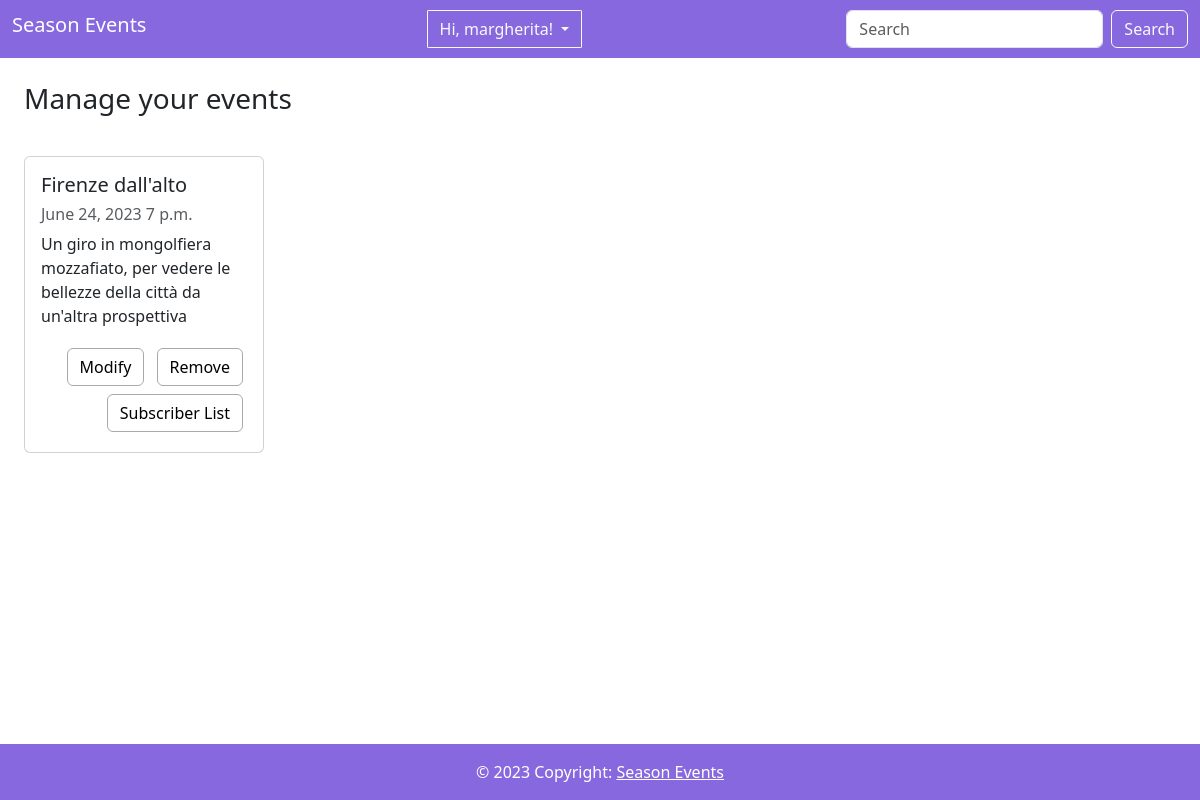
Screenshot of /myEvents/ (signed in) with the database file from the repository.
### event/models.py (models this page shows, shortened)
class Event(models.Model):
    title = models.CharField(max_length=100, primary_key=True)
    description = models.TextField()
    date = models.DateField()
    time = models.TimeField(default=datetime.time)
    location = models.CharField(max_length=100)
    program = models.TextField(default='Not Available')
    ticket_price = models.DecimalField(max_digits=8, decimal_places=2, default=0)
    image = models.ImageField(upload_to=event_image_upload_path, null=True, blank=True)
    category = models.ManyToManyField('EventCategory')
    creator = models.ForeignKey(User, on_delete=models.CASCADE, related_name='events_created')
    max_seats = models.PositiveIntegerField()
    available_seats = models.PositiveIntegerField()

### event/views.py (the view)
# urls.py: path('myEvents/', views.my_events, name='my_events'),
def my_events(request):
    events = Event.objects.filter(creator=request.user)
    context = {
        'events': events
    }
    return render(request, 'my_events.html', context)

### templates/my_events.html (shortened to what this page needs)
{% extends "base.html" %}
{% block content %}
    <h3 class="mx-4 my-4" > Manage your events</h3>
    <div class="d-flex justify-content-start mx-4 ">
        {% if events %}
            <div class="row ml-3">
                {% for event in events %}
                <div class="col-xs-12 col-sm-6 col-lg-6 my-3">
                    <div class="card" style="width: 15rem;">
                        <div class="card-body">
                            <h5 class="card-title">
                                {{ event.title }}
                            </h5>
                            <h6 class="sub-title mb-2 text-body-secondary">{{ event.date }} {{ event.time }}</h6>
                            <p class="card-descr">
                                {{ event.description }}
                            </p>
                            <div class="text-end">
                                <a href="{% url 'event:modify_event' title=event.title %}" class="btn btn-style m-1">
                                    Modify</a>
                                <a href="{% url 'event:remove_event' title=event.title %}" class="btn btn-style m-1">
                                    Remove</a>
                                <a href="{% url 'event:participant_list' title=event.title %}" class="btn btn-style m-1">
                                    Subscriber List</a>
                            </div>
                        </div>
                    </div>
                </div>
                {% endfor %}
                {% else %}
                    <p>No events found.</p>
            </div>
        {% endif %}
    </div>
{% endblock %}

### templates/base.html (shortened to what this page needs)
<!DOCTYPE html>
<html lang="en">
<head>
    <link href="https://cdn.jsdelivr.net/npm/bootstrap@5.3.0/dist/css/bootstrap.min.css" rel="stylesheet"
>
</head>
<body>
    <nav class="navbar navbar-expand-lg" style="background-color: #8868de;">
        <div class="container-fluid">
            <a class="navbar-brand h1" style="color: white" href="http://127.0.0.1:8000">Season Events</a>
            {% if not user.is_authenticated %}
                <!--<ul class="navbar-nav me-auto mb-2 mb-lg-0">
                    <li class="nav-item">
                        <a class="nav-link" href="{% url 'event:login' %}" style="color:white;">Log in</a>
                    </li>
                    <li class="nav-item">
                        <a class="nav-link" href="{% url 'event:signup' %}" style="color:white;">Sign Up</a>
                    </li>
                </ul>-->
                <div class="dropdown text-end">
                    <button class="btn btn-outline-light dropdown-toggle mx-4" style="border-radius:2%;" id="dropdownMenuButton" type="button"
                            aria-expanded="false" data-toggle="dropdown" aria-haspopup="true">
                            Hello!
                    </button>
                    <div class="dropdown-menu" style="border-radius:2%;" aria-labelledby="dropdownMenuButton">
                        <a class="dropdown-item" href="{% url 'event:login' %}">
                            Sign Up</a>
                        <a class="dropdown-item" href="{% url 'event:signup' %}">
                            Log In</a>
                    </div>
                </div>
            {% else %}
                <div class="dropdown text-end">
                    <button class="btn btn-outline-light dropdown-toggle mx-4" style="border-radius:2%;" id="dropdownMenuButton" type="button"
                            aria-expanded="false" data-toggle="dropdown" aria-haspopup="true">
                            Hi, {{ request.user.username }}!
                    </button>
                </div>
            {% endif %}
            <form class="ml-auto d-flex" role="search" method="GET" action="{% url 'event:event_search' %}">
                <input class="form-control me-2" type="text" name="query" placeholder="Search" aria-label="Search"
                    value="{{ query }}">
                <button class="btn btn-outline-light" type="submit">Search</button>
            </form>
        </div>
    </nav>
    {% block content %}
    {% endblock %}
    <footer>
        <div class="text-center p-3 fixed-bottom text-white" style="background-color: #8868de">
            © 2023 Copyright:
            <a class="text-white link-underline-opacity-0" href="http://127.0.0.1:8000">Season Events</a>
        </div>
    </footer>
</body>
</html>

### templates/base.html (style rules this page uses)
body { margin-bottom: 60px; }
.btn-style { border-color:darkgrey; outline-color: darkgrey; color: black; }

### rows the page displays
Event: title "Firenze dall'alto", date "June 24, 2023", time "7 p.m.", description "Un giro in mongolfiera mozzafiato, per vedere le bellezze della città da un'altra prospettiva"

### other values shown
{{ request.user.username }} "margherita"
